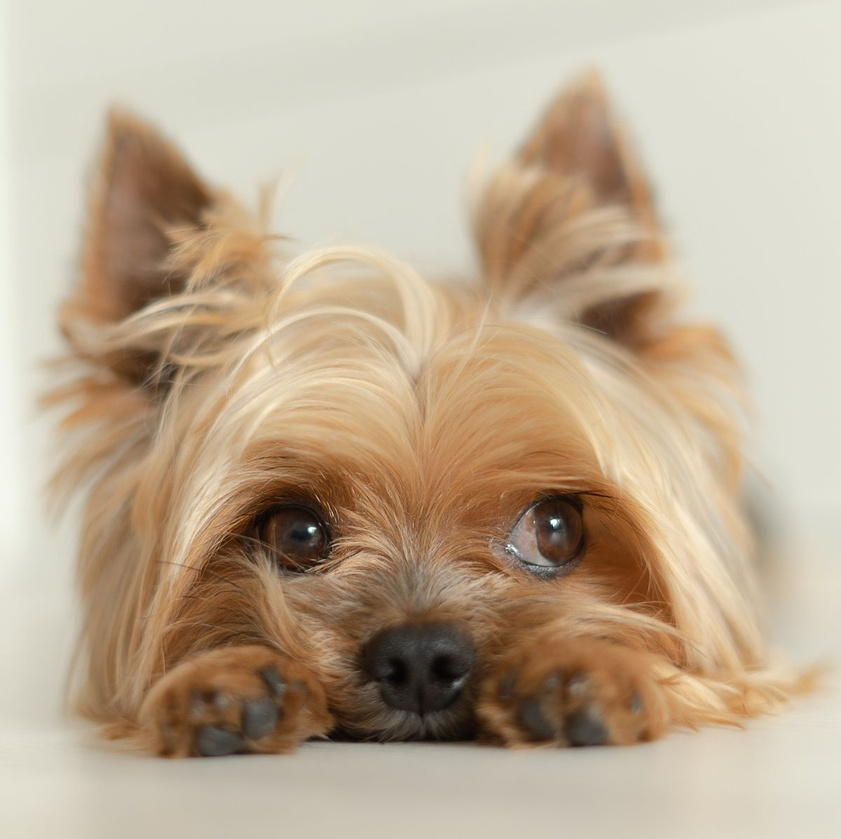
#> input picture Photos/dog.jpg, 841 x 839 px, shrunk from 1200 x 1197 before the run
$ python DifferencesBetweenNormalizationAndStandardization.py
#> lines starting #> are read from the running program, lines starting #| are printed output that depends on the picture
import cv2
import numpy as np
import matplotlib.pyplot as plt

def normalize_image(image):
    # Normalization scales pixel values to the range [0, 1]
    normalized_image = image / 255.0
    return normalized_image

def standardize_image(image):
    # Standardization scales pixel values to have zero mean and unit variance
    standardized_image = (image - np.mean(image)) / np.std(image)
    return standardized_image

# Load an example image
image_path = 'Photos/dog.jpg'
original_image = cv2.imread(image_path, cv2.IMREAD_GRAYSCALE)
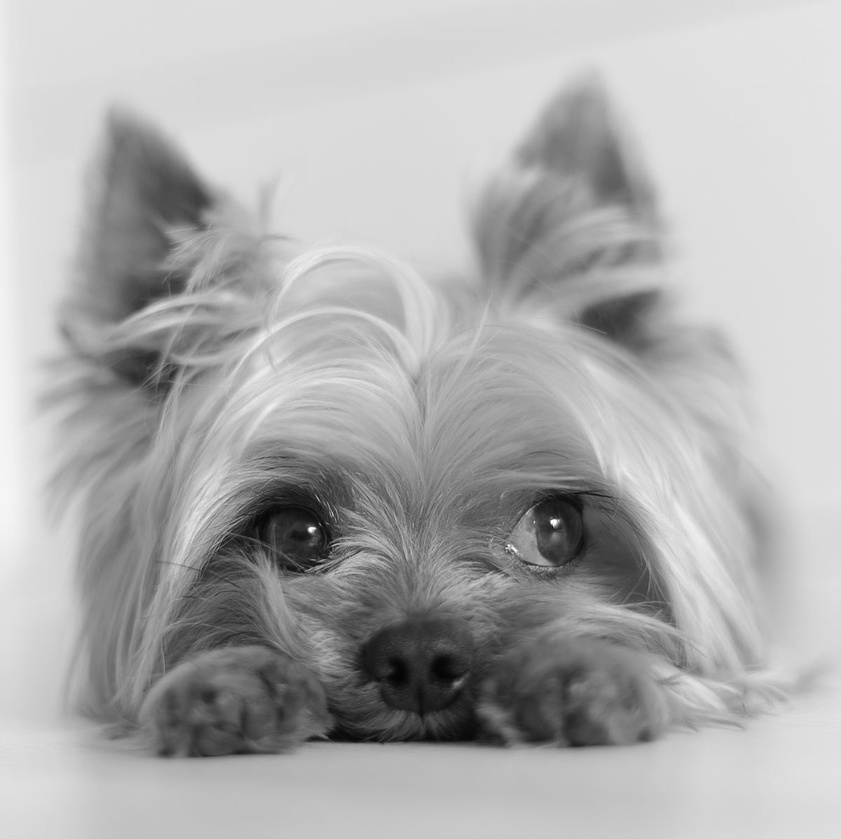
#> original_image: shape (839, 841); min 3, max 255, mean 173.7

# Apply normalization and standardization
normalized_image = normalize_image(original_image)
standardized_image = standardize_image(original_image)

# Display the original, normalized, and standardized images
plt.figure(figsize=(10, 5))

plt.subplot(1, 3, 1)
plt.imshow(original_image, cmap='gray')
plt.title('Original Image')

plt.subplot(1, 3, 2)
plt.imshow(normalized_image, cmap='gray')
plt.title('Normalized Image')

plt.subplot(1, 3, 3)
plt.imshow(standardized_image, cmap='gray')
plt.title('Standardized Image')

plt.show()
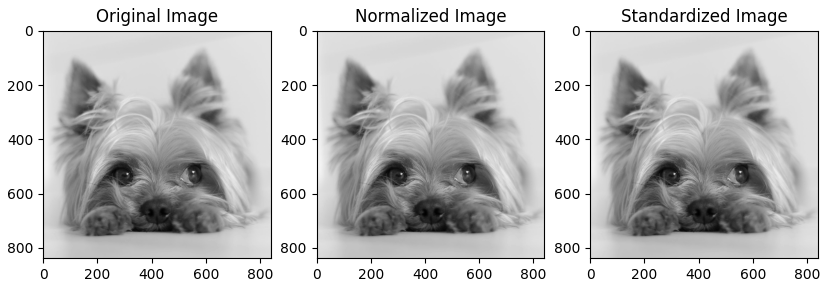
#> figure drawn by matplotlib, 3 panels
